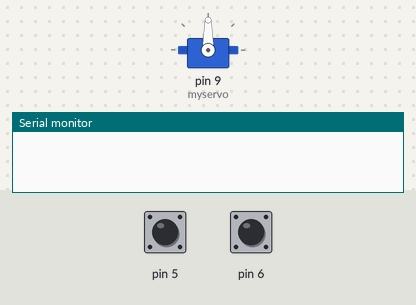
A sketch run on a simulated Arduino Uno, built with avr-gcc and run on an emulated ATmega328P. Parts: servo, the last lines printed to the serial monitor. The test bench sets the inputs (shaded band); at power-on: pin 5 HIGH, pin 6 HIGH.

Above: at 1.2 s.
1.3 s: pin 5 pulled LOW for 0.15 s
At 1.6 s:
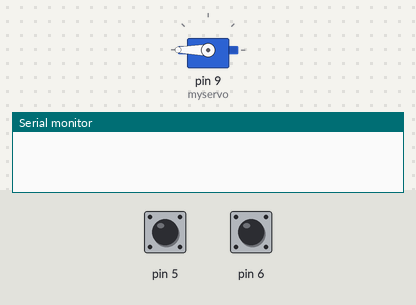
2.9 s: pin 6 pulled LOW for 0.15 s
At 4.1 s:
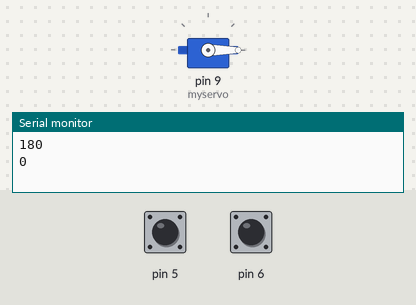
4.5 s: pin 5 pulled LOW for 1 s
At 5.3 s:
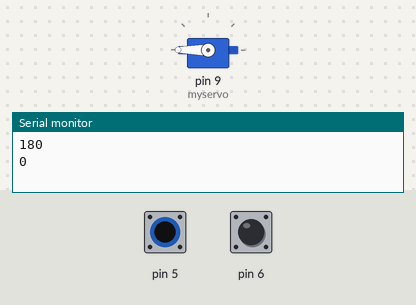
7.0 s: pin 6 pulled LOW for 1 s
At 8.4 s:
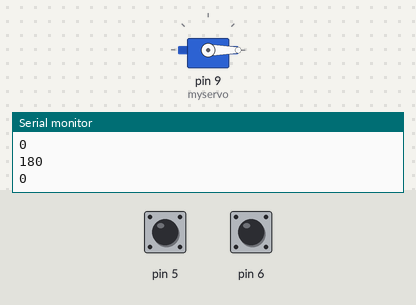
Timing chart, 0 to 10.0 s (numbered marks = the images above; inputs shaded):
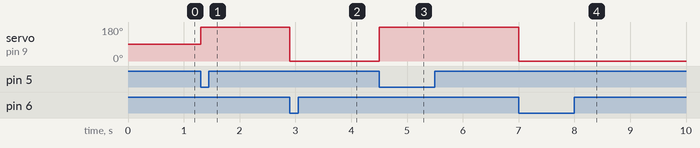

Measured:
- after the input at 1.3 s, servo on pin 9 (myservo): 90° → 180° at once
- after the input at 2.9 s, servo on pin 9 (myservo): 180° → 0° at once
- after the input at 4.5 s, servo on pin 9 (myservo): 0° → 180° at once
- after the input at 7.0 s, servo on pin 9 (myservo): 180° → 0° at once

The sketch:

servo_with_button.ino
```cpp
#include <Servo.h>
Servo myservo;
void setup() {
  // put your setup code here, to run once:
   pinMode(5, INPUT_PULLUP);
    pinMode(6, INPUT_PULLUP);
    myservo.attach(9);
    Serial.begin(9600);
}

void loop() {
  // put your main code here, to run repeatedly:
  if(digitalRead(5)==LOW)
  {
    myservo.write(180);
    delay(1000);
    Serial.println("180");
  }
  if(digitalRead(6)==LOW){
       myservo.write(0);
      delay(1000);
       Serial.println("0");
  }

 }
```
